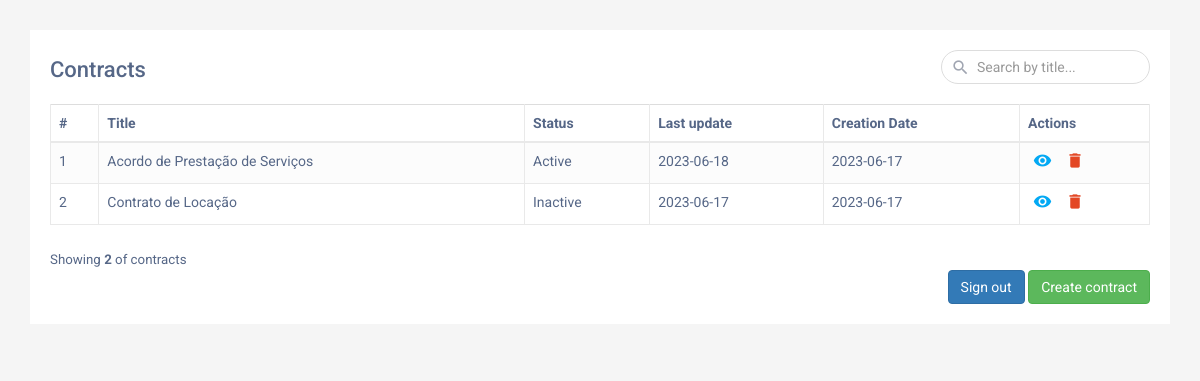
The app's page /contratos/ (signed in) with its own data.
### contratos/models.py (models this page shows, shortened)
class Contrato(models.Model) :
    STATUS_CHOICES = (
        ('Active', 'Active'),
        ('Inactive', 'Inactive'),
    )
    status = models.CharField(max_length=10, choices=STATUS_CHOICES, default='Active')
    user = models.ForeignKey(CustomUser, on_delete=models.CASCADE)
    contract_title = models.CharField(max_length=255)
    involved_parties = models.TextField()
    validity_start_date = models.DateField()
    validity_end_date = models.DateField()
    specific_clauses = models.TextField()
    description = models.TextField()
    ultima_atualizacao = models.DateTimeField(auto_now=True)
    creation_date = models.DateTimeField(default=datetime.datetime.now)
    attachment = models.FileField(upload_to='attachments/', default='temp.pdf')

### contratos/views.py (the view)
# urls.py: path('', views.contract_list, name='contract_list'),
@login_required
def contract_list(request) :
    today = date.today()
    alertas = Alerta.objects.filter(data_alerta=today)
    for alerta in alertas:
        messages.info(request, f"Alerta de Prazo: {alerta.contrato.contract_title}")
    search_query = request.GET.get('search', '')  # botao de pesquisa
    contratos = Contrato.objects.filter(user=request.user, contract_title__icontains=search_query)
    return render(request, 'contratos/contract_list.html', {'contratos' : contratos, 'search_query' : search_query})

### Contrakt/contratos/templates/contratos/contract_list.html (shortened to what this page needs)
<!DOCTYPE html>
<html lang="en">
<head>
    <link rel="stylesheet" href="https://maxcdn.bootstrapcdn.com/bootstrap/3.3.7/css/bootstrap.min.css">
</head>
<body>
    <div class="container">
        <div class="table-responsive">
            <div class="table-wrapper">
                <div class="table-title">
                    <div class="row">
                        <div class="col-sm-8">
                            <h2>Contracts</h2>
                        </div>
                        <div class="col-sm-4">
                            <div class="search-box">
                                <i class="material-icons">&#xE8B6;</i>
                                <input type="text" class="form-control" placeholder="Search by title..." name="search" id="searchInput">
                            </div>
                        </div>
                    </div>
                </div>
                <table class="table table-striped table-hover table-bordered">
                    <thead>
                        <tr>
                            <th>#</th>
                            <th>Title</th>
                            <th>Status</th>
                            <th>Last update</th>
                            <th>Creation Date</th>
                            <th>Actions</th>
                        </tr>
                    </thead>
                    <tbody>
                        {% for contrato in contratos %}
                        <tr>
                            <td>{{ forloop.counter }}</td>
                            <td>{{ contrato.contract_title }}</td>
                            <td>{{ contrato.status }}</td>
                            <td>{{ contrato.ultima_atualizacao|date:'Y-m-d' }}</td>
                            <td>{{ contrato.creation_date|date:'Y-m-d' }}</td>
                            <td>
                                <a href="{% url 'contratos:contract_information' contrato.id %}" class="view" title="View" data-toggle="tooltip"><i class="material-icons">&#xE417;</i></a>
                                <a href="#" class="delete" data-contract-id="{{ contrato.id }}" title="Delete" data-toggle="tooltip"><i class="material-icons">&#xE872;</i></a>
                            </td>
                        </tr>
                        {% endfor %}
                    </tbody>
                </table>
                <div class="clearfix">
                    <div class="hint-text">Showing <b>{{ contratos|length }}</b> of <b>{{ total_contratos }}</b> contracts</div>
                </div>
                <div class="text-right">
                    <form action="{% url 'contratos:logout' %}" method="POST" style="display: inline;">
                        <button type="submit" class="btn btn-primary">Sign out</button>
                    </form>
                    <a href="http://127.0.0.1:8000/contratos/form/" class="btn btn-success">Create contract</a>
                </div>
            </div>
        </div>
    </div>
</body>
</html>

### Contrakt/contratos/templates/contratos/contract_list.html (style rules this page uses)
body { color: #566787; background: #f5f5f5; font-family: 'Roboto', sans-serif; }
.table-responsive { margin: 30px 0; }
.table-wrapper { min-width: 1000px; background: #fff; padding: 20px; box-shadow: 0 1px 1px rgba(0,0,0,.05); }
.table-title { padding-bottom: 10px; margin: 0 0 10px; }
.table-title h2 { margin: 8px 0 0; font-size: 22px; }
.search-box { position: relative; float: right; }
.search-box input { height: 34px; border-radius: 20px; padding-left: 35px; border-color: #ddd; box-shadow: none; }
.search-box i { color: #a0a5b1; position: absolute; font-size: 19px; top: 8px; left: 10px; }
table.table tr th, table.table tr td { border-color: #e9e9e9; }
table.table-striped tbody tr:nth-of-type(odd) { background-color: #fcfcfc; }
table.table td:last-child { width: 130px; }
table.table td a { color: #a0a5b1; display: inline-block; margin: 0 5px; }
table.table td a.view { color: #03A9F4; }
table.table td a.delete { color: #E34724; }
table.table td i { font-size: 19px; }
.hint-text { float: left; margin-top: 6px; font-size: 95%; }

### records on screen
Contrato: contract_title "Acordo de Prestação de Serviços", status "Active", ultima_atualizacao "2023-06-18", creation_date "2023-06-17"
Contrato: contract_title "Contrato de Locação", status "Inactive", ultima_atualizacao "2023-06-17", creation_date "2023-06-17"

### other values on screen
{{ contratos|length }} "2"
